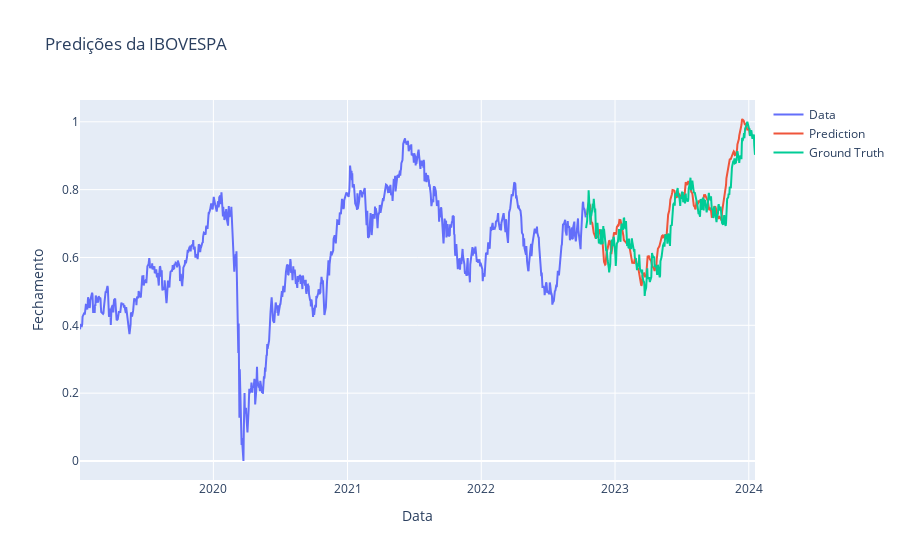

Notebook source saved alongside this figure:
### Code cell
prediction = lstm_model.predict(test_generator)

close_train = close_train.reshape((-1))
close_test = close_test.reshape((-1))
prediction = prediction.reshape((-1))

trace1 = go.Scatter(
    x = date_train,
    y = close_train,
    mode = 'lines',
    name = 'Data'
)
trace2 = go.Scatter(
    x = date_test,
    y = prediction,
    mode = 'lines',
    name = 'Prediction'
)
trace3 = go.Scatter(
    x = date_test,
    y = close_test,
    mode='lines',
    name = 'Ground Truth'
)
layout = go.Layout(
    title = "Predições da IBOVESPA",
    xaxis = {'title' : "Data"},
    yaxis = {'title' : "Fechamento"}
)
fig = go.Figure(data=[trace1, trace2, trace3], layout=layout)
fig.show()

### Figure 1 — Plotly figure (JSON) as saved in the notebook; plotly's stock layout.template omitted (floating-point values rounded to 4 significant figures; data arrays with more than 128 entries replaced by an {"elided": "..."} marker saying what was removed)
{"data": [{"mode": "lines", "name": "Data", "type": "scatter", "x": {"elided": "940 str values"}, "y": {"elided": "940 float values"}}, {"mode": "lines", "name": "Prediction", "type": "scatter", "x": {"elided": "314 str values"}, "y": {"elided": "304 float values"}}, {"mode": "lines", "name": "Ground Truth", "type": "scatter", "x": {"elided": "314 str values"}, "y": {"elided": "314 float values"}}], "layout": {"title": {"text": "Predições da IBOVESPA"}, "xaxis": {"title": {"text": "Data"}}, "yaxis": {"title": {"text": "Fechamento"}}}}
